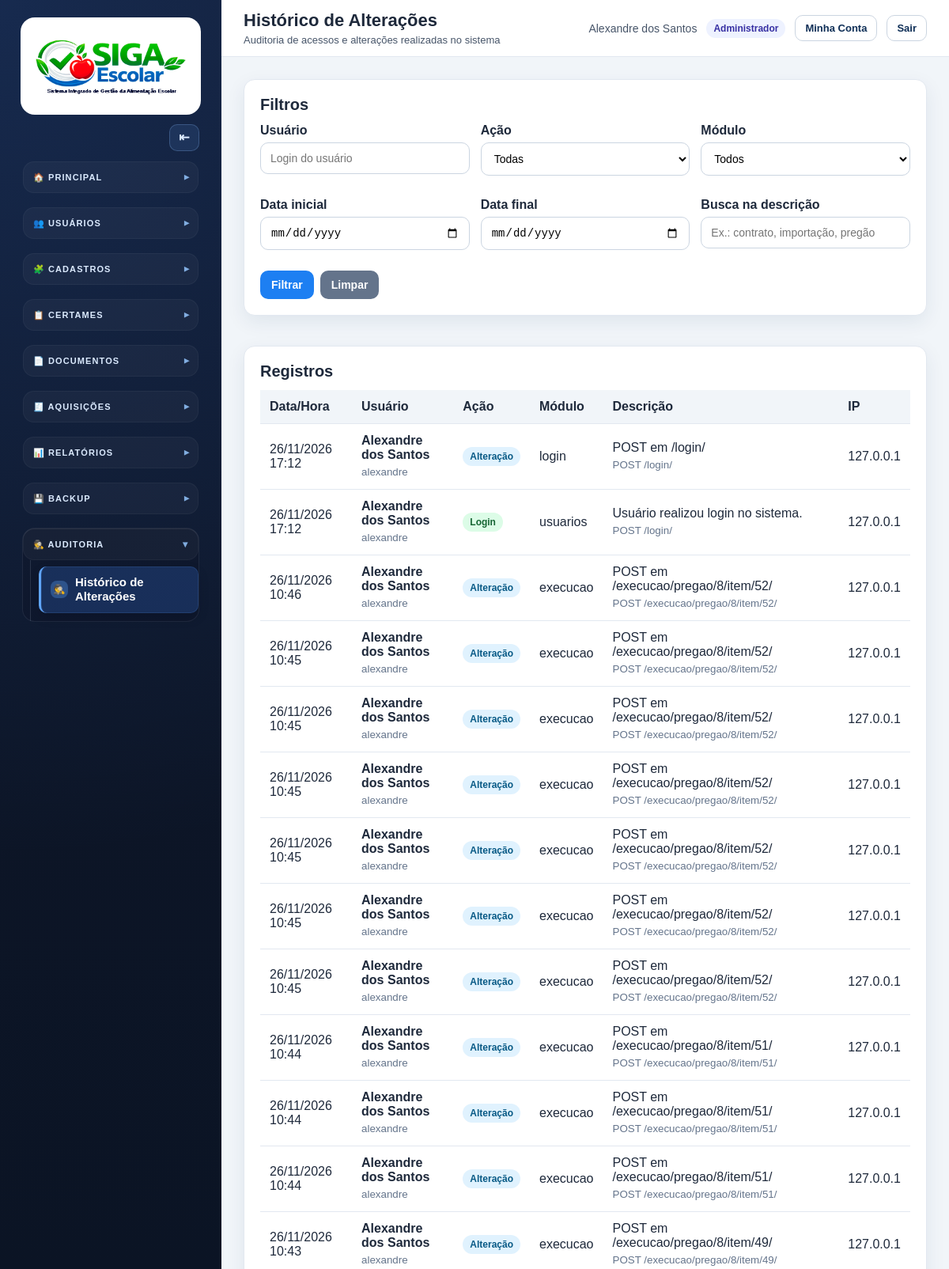
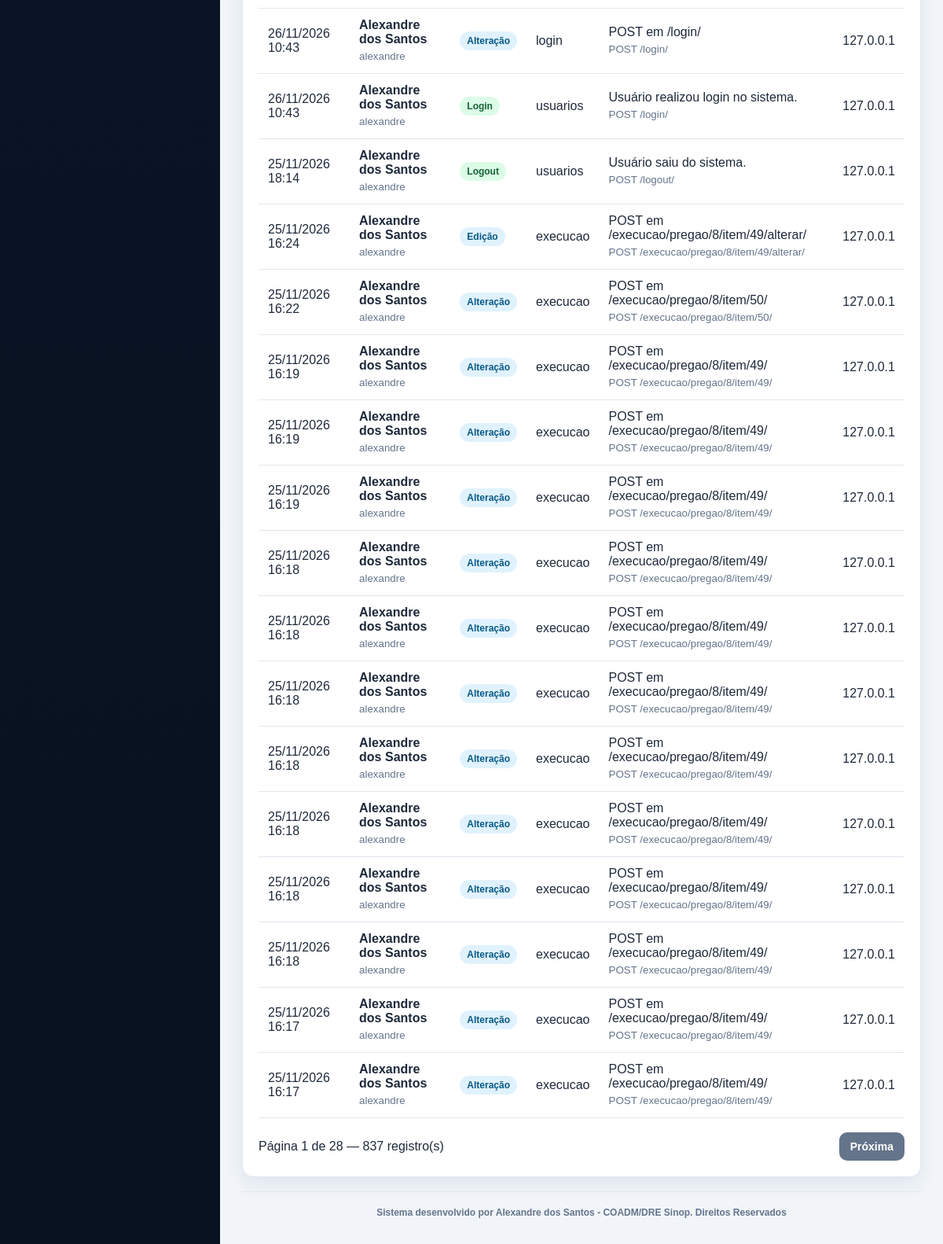
/auditoria/ (signed in), run on an earlier commit of the app's database (2 pictures, top to bottom).
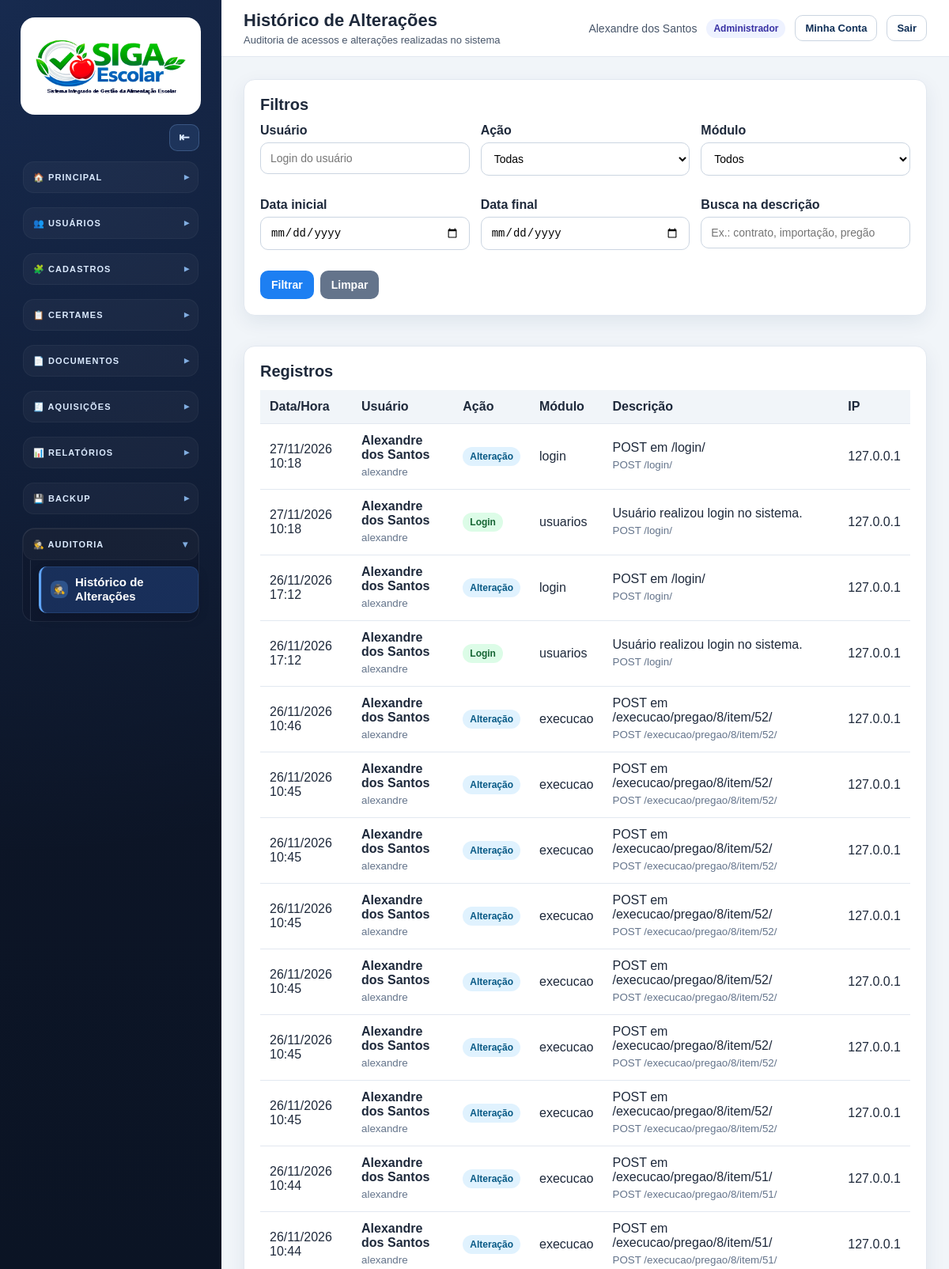
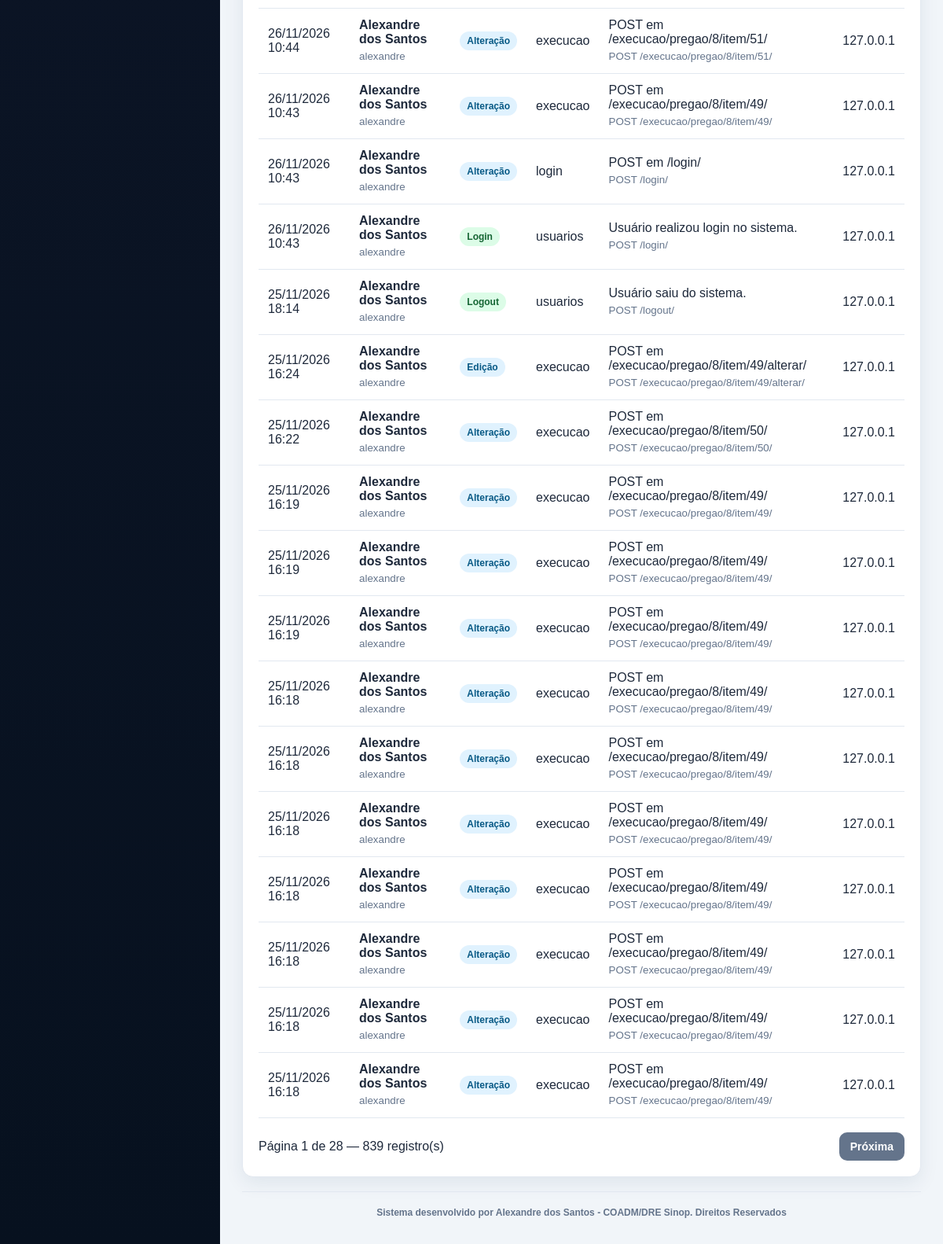
And on a later commit of the database (2 pictures, top to bottom).
### apps/auditoria/models.py (models this page shows, shortened)
class RegistroAuditoria(models.Model):
    ACAO_LOGIN = "login"
    ACAO_LOGOUT = "logout"
    ACAO_ACESSO_BLOQUEADO = "acesso_bloqueado"
    ACAO_CRIACAO = "criacao"
    ACAO_EDICAO = "edicao"
    ACAO_EXCLUSAO = "exclusao"
    ACAO_IMPORTACAO = "importacao"
    ACAO_EXPORTACAO = "exportacao"
    ACAO_GERACAO_DOCUMENTO = "geracao_documento"
    ACAO_CANCELAMENTO = "cancelamento"
    ACAO_DISTRATO = "distrato"
    ACAO_REALINHAMENTO = "realinhamento"
    ACAO_TROCA_MARCA = "troca_marca"
    ACAO_FINALIZACAO = "finalizacao"
    ACAO_POST = "post"
    ACAO_CHOICES = [
        (ACAO_LOGIN, "Login"),
        (ACAO_LOGOUT, "Logout"),
        (ACAO_ACESSO_BLOQUEADO, "Acesso bloqueado"),
        (ACAO_CRIACAO, "Criação"),
        (ACAO_EDICAO, "Edição"),
        (ACAO_EXCLUSAO, "Exclusão"),
        (ACAO_IMPORTACAO, "Importação"),
        (ACAO_EXPORTACAO, "Exportação"),
        (ACAO_GERACAO_DOCUMENTO, "Geração de documento"),
        (ACAO_CANCELAMENTO, "Cancelamento"),
        (ACAO_DISTRATO, "Distrato"),
        (ACAO_REALINHAMENTO, "Realinhamento de preço"),
        (ACAO_TROCA_MARCA, "Troca de marca"),
        (ACAO_FINALIZACAO, "Finalização"),
        (ACAO_POST, "Alteração"),
    ]
    usuario = models.ForeignKey(
        settings.AUTH_USER_MODEL,
        on_delete=models.SET_NULL,
        null=True,
        blank=True,
        related_name="registros_auditoria",
        verbose_name="Usuário",
    )
    usuario_nome = models.CharField("Nome do usuário", max_length=255, blank=True)
    usuario_username = models.CharField("Login do usuário", max_length=150, blank=True)
    acao = models.CharField("Ação", max_length=40, choices=ACAO_CHOICES)
    modulo = models.CharField("Módulo", max_length=100, blank=True)
    descricao = models.TextField("Descrição")
    objeto_tipo = models.CharField("Tipo do objeto", max_length=120, blank=True)
    objeto_id = models.CharField("ID do objeto", max_length=80, blank=True)
    objeto_repr = models.CharField("Objeto", max_length=255, blank=True)
    metodo = models.CharField("Método HTTP", max_length=10, blank=True)
    caminho = models.CharField("Caminho", max_length=500, blank=True)
    view_name = models.CharField("View", max_length=180, blank=True)
    ip = models.GenericIPAddressField("IP", null=True, blank=True)
    user_agent = models.TextField("Navegador/Dispositivo", blank=True)
    dados = models.JSONField("Dados extras", default=dict, blank=True)
    criado_em = models.DateTimeField("Data/Hora", auto_now_add=True)
    class Meta:
        verbose_name = "Registro de Auditoria"
        verbose_name_plural = "Registros de Auditoria"
        ordering = ["-criado_em"]
        indexes = [
            models.Index(fields=["-criado_em"]),
            models.Index(fields=["acao"]),
            models.Index(fields=["modulo"]),
            models.Index(fields=["usuario"]),
        ]

### apps/auditoria/views.py (the view)
# urls.py: path("", views.historico, name="historico"),
@login_required
@user_passes_test(usuario_pode_ver_auditoria, login_url="dashboard")
def historico(request):
    registros = RegistroAuditoria.objects.select_related("usuario").all()
    usuario = request.GET.get("usuario", "").strip()
    acao = request.GET.get("acao", "").strip()
    modulo = request.GET.get("modulo", "").strip()
    busca = request.GET.get("busca", "").strip()
    data_inicial = request.GET.get("data_inicial", "").strip()
    data_final = request.GET.get("data_final", "").strip()
    if usuario:
        registros = registros.filter(usuario_username__icontains=usuario)
    if acao:
        registros = registros.filter(acao=acao)
    if modulo:
        registros = registros.filter(modulo__icontains=modulo)
    if busca:
        registros = registros.filter(descricao__icontains=busca)
    if data_inicial:
        registros = registros.filter(criado_em__date__gte=data_inicial)
    if data_final:
        registros = registros.filter(criado_em__date__lte=data_final)
    paginator = Paginator(registros, 30)
    pagina = request.GET.get("page")
    page_obj = paginator.get_page(pagina)
    modulos = (
        RegistroAuditoria.objects.exclude(modulo="")
        .values_list("modulo", flat=True)
        .distinct()
        .order_by("modulo")
    )
    return render(
        request,
        "auditoria/historico.html",
        {
            "page_obj": page_obj,
            "acoes": RegistroAuditoria.ACAO_CHOICES,
            "modulos": modulos,
            "filtros": {
                "usuario": usuario,
                "acao": acao,
                "modulo": modulo,
                "busca": busca,
                "data_inicial": data_inicial,
                "data_final": data_final,
            },
        },
    )

### apps/auditoria/views.py (called while the page is built)
def usuario_pode_ver_auditoria(user):
    if not user.is_authenticated:
        return False
    if user.is_superuser:
        return True
    perfil = getattr(user, "perfil_acesso", None)
    return bool(
        perfil
        and perfil.perfil == "administrador"
        and user.is_active
    )

### templates/auditoria/historico.html (shortened to what this page needs)
{% extends "base.html" %}
{% block page_title %}Histórico de Alterações{% endblock %}
{% block page_subtitle %}Auditoria de acessos e alterações realizadas no sistema{% endblock %}
{% block content %}
<div class="card">
    <h2>Filtros</h2>
    <form method="get">
        <div class="audit-filter-grid">
            <div class="form-group">
                <label>Usuário</label>
                <input type="text" name="usuario" value="{{ filtros.usuario }}" placeholder="Login do usuário">
            </div>
            <div class="form-group">
                <label>Ação</label>
                <select name="acao">
                    <option value="">Todas</option>
                </select>
            </div>
            <div class="form-group">
                <label>Módulo</label>
                <select name="modulo">
                    <option value="">Todos</option>
                </select>
            </div>
            <div class="form-group">
                <label>Data inicial</label>
                <input type="date" name="data_inicial" value="{{ filtros.data_inicial }}">
            </div>
            <div class="form-group">
                <label>Data final</label>
                <input type="date" name="data_final" value="{{ filtros.data_final }}">
            </div>
            <div class="form-group">
                <label>Busca na descrição</label>
                <input type="text" name="busca" value="{{ filtros.busca }}" placeholder="Ex.: contrato, importação, pregão">
            </div>
        </div>
        <div class="actions" style="margin-top:12px;">
            <button class="btn btn-primary" type="submit">Filtrar</button>
            <a class="btn btn-secondary" href="{% url 'auditoria:historico' %}">Limpar</a>
        </div>
    </form>
</div>
<div class="card" style="margin-top:20px;">
    <h2>Registros</h2>
    <div class="table-wrapper">
        <table class="audit-table">
            <thead>
                <tr>
                    <th>Data/Hora</th>
                    <th>Usuário</th>
                    <th>Ação</th>
                    <th>Módulo</th>
                    <th>Descrição</th>
                    <th>IP</th>
                </tr>
            </thead>
            <tbody>
                {% for registro in page_obj %}
                <tr>
                    <td>{{ registro.criado_em|date:"d/m/Y H:i" }}</td>
                    <td>
                        <strong>{{ registro.usuario_nome|default:"Sistema" }}</strong>
                        <small>{{ registro.usuario_username }}</small>
                    </td>
                    <td>
                        <span class="audit-badge {{ registro.acao }}">
                            {{ registro.get_acao_display }}
                        </span>
                    </td>
                    <td>{{ registro.modulo }}</td>
                    <td>
                        {{ registro.descricao }}
                        {% if registro.caminho %}
                        <small>{{ registro.metodo }} {{ registro.caminho }}</small>
                        {% endif %}
                    </td>
                    <td>{{ registro.ip|default:"-" }}</td>
                </tr>
                {% empty %}
                <tr>
                    <td colspan="6">Nenhum registro encontrado.</td>
                </tr>
                {% endfor %}
            </tbody>
        </table>
    </div>
    <div class="audit-pagination">
        <div>
            Página {{ page_obj.number }} de {{ page_obj.paginator.num_pages }} —
            {{ page_obj.paginator.count }} registro(s)
        </div>
        <div class="actions">
            {% if page_obj.has_next %}
            <a class="btn btn-secondary" href="?page={{ page_obj.next_page_number }}&usuario={{ filtros.usuario }}&acao={{ filtros.acao }}&modulo={{ filtros.modulo }}&busca={{ filtros.busca }}&data_inicial={{ filtros.data_inicial }}&data_final={{ filtros.data_final }}">Próxima</a>
            {% endif %}
        </div>
    </div>
</div>
{% endblock %}

What changed in the data, as far as the page shows it:
no longer on this page (row unchanged): RegistroAuditoria: criado_em "25/11/2026 16:17", usuario_nome "Alexandre dos Santos", usuario_username "alexandre", acao "Alteração", modulo "execucao", descricao "POST em /execucao/pregao/8/item/49/", metodo "POST", caminho "/execucao/pregao/8/item/49/", ip "127.0.0.1"
no longer on this page (row unchanged): RegistroAuditoria: criado_em "25/11/2026 16:17", usuario_nome "Alexandre dos Santos", usuario_username "alexandre", acao "Alteração", modulo "execucao", descricao "POST em /execucao/pregao/8/item/49/", metodo "POST", caminho "/execucao/pregao/8/item/49/", ip "127.0.0.1"
added RegistroAuditoria: criado_em "27/11/2026 10:18", usuario_nome "Alexandre dos Santos", usuario_username "alexandre", acao "Alteração", modulo "login", descricao "POST em /login/", metodo "POST", caminho "/login/", ip "127.0.0.1"
added RegistroAuditoria: criado_em "27/11/2026 10:18", usuario_nome "Alexandre dos Santos", usuario_username "alexandre", acao "Login", modulo "usuarios", descricao "Usuário realizou login no sistema.", metodo "POST", caminho "/login/", ip "127.0.0.1"
Also different on the page:
{{ page_obj.paginator.count }}: "837" → "839"
